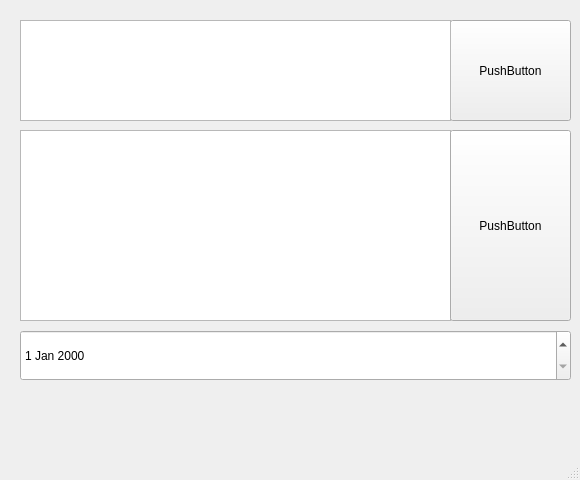
<?xml version="1.0" encoding="UTF-8"?>
<ui version="4.0">
 <class>MainWindow</class>
 <widget class="QMainWindow" name="MainWindow">
  <property name="geometry">
   <rect>
    <x>0</x>
    <y>0</y>
    <width>580</width>
    <height>480</height>
   </rect>
  </property>
  <property name="sizePolicy">
   <sizepolicy hsizetype="Fixed" vsizetype="Fixed">
    <horstretch>0</horstretch>
    <verstretch>0</verstretch>
   </sizepolicy>
  </property>
  <property name="minimumSize">
   <size>
    <width>580</width>
    <height>480</height>
   </size>
  </property>
  <property name="maximumSize">
   <size>
    <width>580</width>
    <height>480</height>
   </size>
  </property>
  <property name="windowTitle">
   <string>MainWindow</string>
  </property>
  <widget class="QWidget" name="centralwidget">
   <widget class="QPushButton" name="pushButton">
    <property name="geometry">
     <rect>
      <x>450</x>
      <y>20</y>
      <width>121</width>
      <height>101</height>
     </rect>
    </property>
    <property name="text">
     <string>PushButton</string>
    </property>
   </widget>
   <widget class="QPlainTextEdit" name="plainTextEdit">
    <property name="geometry">
     <rect>
      <x>20</x>
      <y>20</y>
      <width>431</width>
      <height>101</height>
     </rect>
    </property>
   </widget>
   <widget class="QPlainTextEdit" name="plainTextEdit_2">
    <property name="geometry">
     <rect>
      <x>20</x>
      <y>130</y>
      <width>431</width>
      <height>191</height>
     </rect>
    </property>
   </widget>
   <widget class="QPushButton" name="">
    <property name="geometry">
     <rect>
      <x>450</x>
      <y>130</y>
      <width>121</width>
      <height>191</height>
     </rect>
    </property>
    <property name="text">
     <string>PushButton</string>
    </property>
   </widget>
   <widget class="QDateEdit" name="dateEdit">
    <property name="geometry">
     <rect>
      <x>20</x>
      <y>330</y>
      <width>551</width>
      <height>51</height>
     </rect>
    </property>
   </widget>
  </widget>
  <widget class="QStatusBar" name="statusbar"/>
 </widget>
 <resources/>
 <connections/>
</ui>
